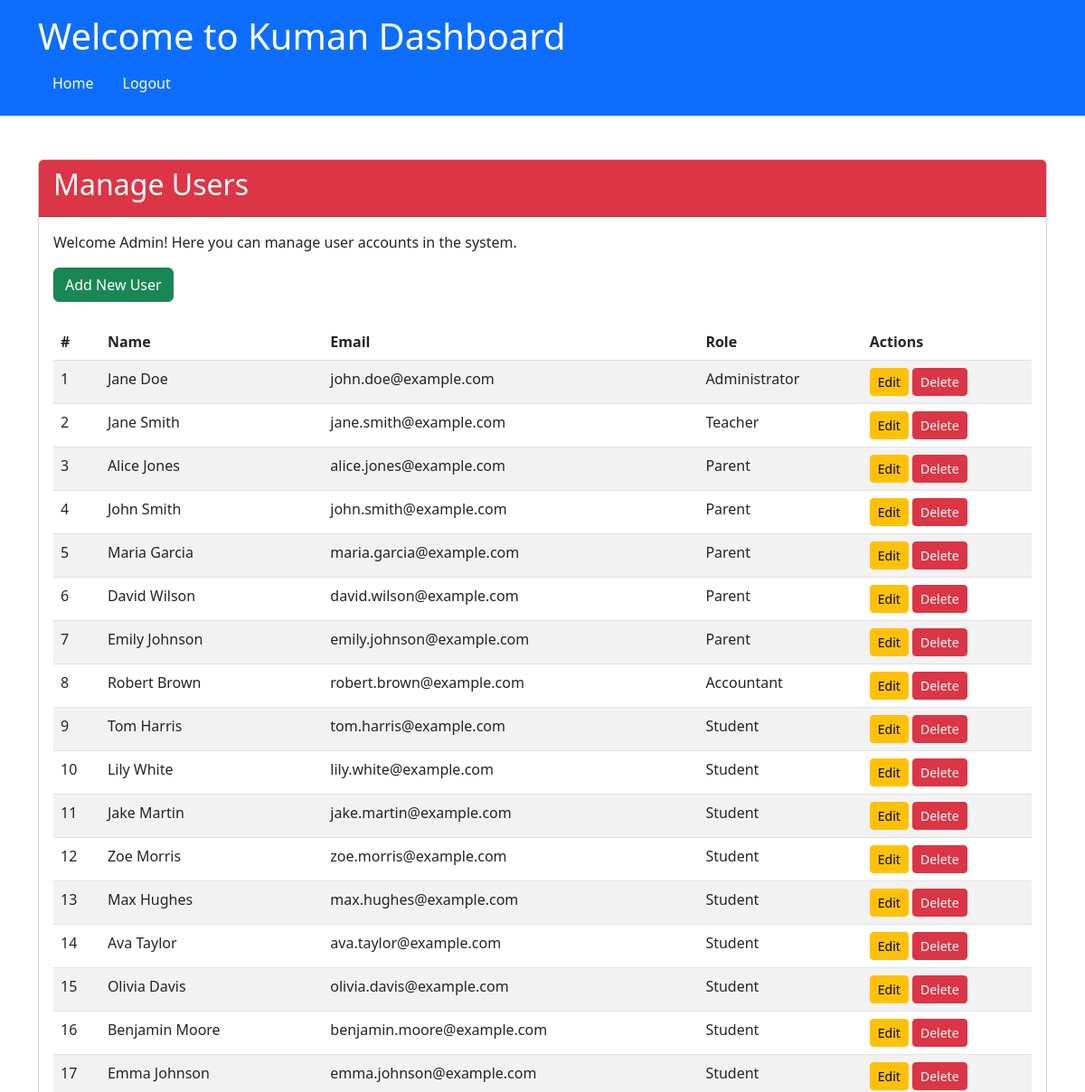
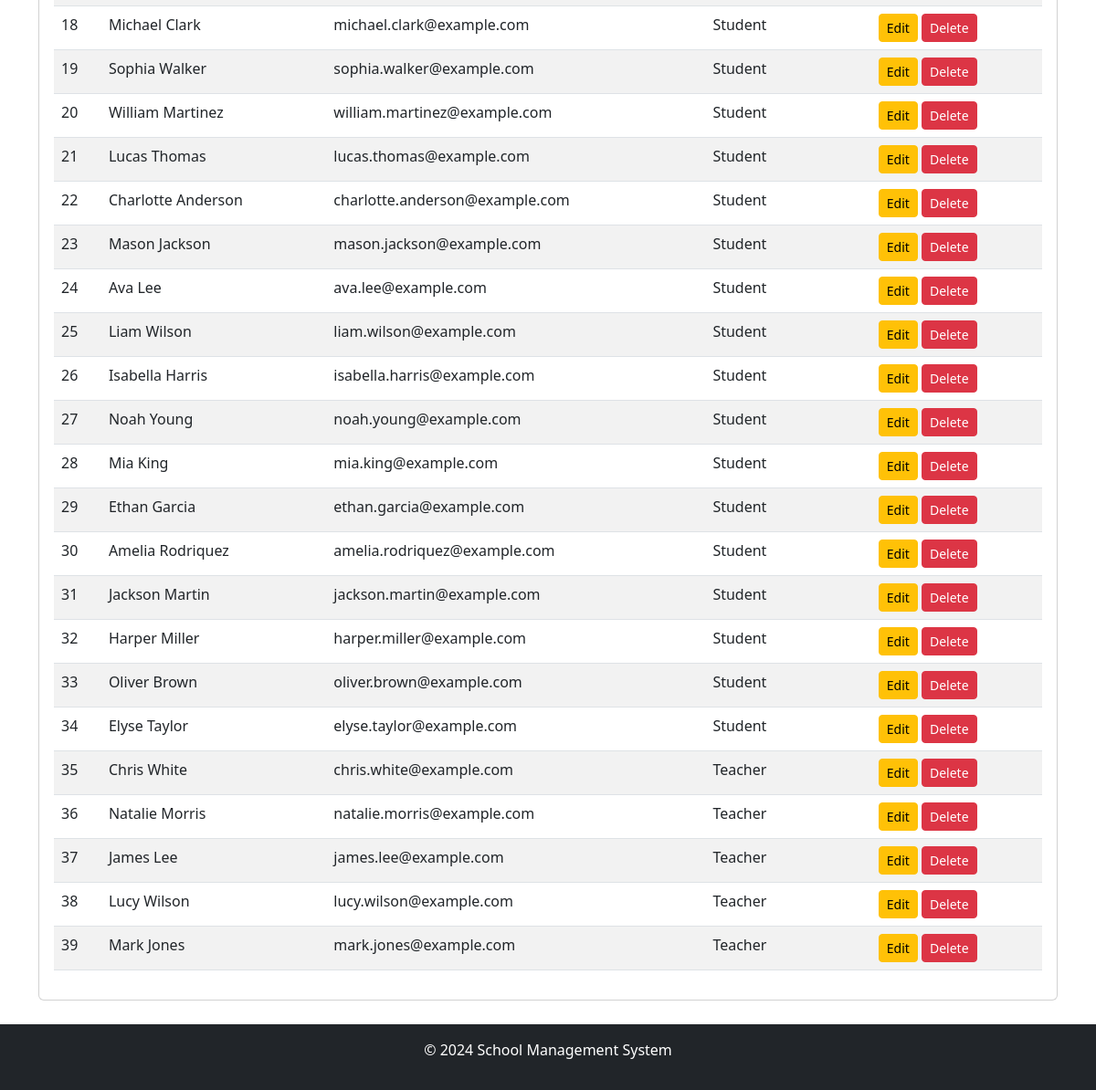
The page /admin/manage_users (signed in) on the database its author committed (2 pictures, top to bottom).
### app/models/models.py (models this page shows)
class Settings(db.Model):
    __tablename__ = 'Settings'
    setting_key = db.Column('SettingKey', db.String, primary_key=True)
    setting_value = db.Column('SettingValue', db.String)
    description = db.Column('Description', db.String, nullable=False)
    value_type = db.Column('ValueType', db.String, nullable=False)
    category = db.Column('Category', db.String, nullable=False)

class User(UserMixin, db.Model):
    __tablename__ = 'User'
    id = db.Column('Id', db.String, primary_key=True,
                   default=lambda: str(uuid.uuid4()))
    password = db.Column('Password', db.String, nullable=True)
    role_id = db.Column('RoleId', db.String, ForeignKey(
        'Role.Id', ondelete='SET NULL'))
    email = db.Column('Email', db.String, nullable=False)
    first_name = db.Column('FirstName', db.String, nullable=False)
    last_name = db.Column('LastName', db.String, nullable=False)
    date_of_birth = db.Column('DateOfBirth', db.Date, nullable=False)
    telegram_id = db.Column('TelegramId', db.String, nullable=True)
    role = relationship('Role', back_populates='users')
    parent_students = relationship(
        'ParentStudentRelation', foreign_keys='[ParentStudentRelation.parent_id]', back_populates='parent', cascade="all, delete-orphan")
    student_parents = relationship(
        'ParentStudentRelation', foreign_keys='[ParentStudentRelation.student_id]', back_populates='student', cascade="all, delete-orphan")
    class_assignments_as_teacher = relationship(
        'ClassAssignment', foreign_keys='ClassAssignment.teacher_id', back_populates='teacher')
    class_assignments_as_student = relationship(
        'ClassAssignment', foreign_keys='ClassAssignment.student_id', back_populates='student')
    student_fee_assignments = relationship(
        'StudentFeeAssignment', back_populates='student')

class Role(db.Model):
    __tablename__ = 'Role'
    id = db.Column('Id', db.String, primary_key=True,
                   default=lambda: str(uuid.uuid4()))
    role_name = db.Column('RoleName', db.String, nullable=False)
    users = relationship('User', back_populates='role')

### app/routes/admin_routes.py (the view)
@admin.route('/manage_users')
@login_required
@role_required('1')
def manage_users():
    users = User.query.all()  # Retrieve all users from the User table
    return render_template('admin/manage_users.html', users=users, app_name=app_name())

### app/__init__.py (called while the page is built)
@login_manager.user_loader
def load_user(user_id):
    from .models.models import User
    return User.query.get(user_id)

### app/routes/routes.py (called while the page is built)
def app_name():
    app_name = "School Management System"
    with current_app.app_context():
        setting = Settings.query.filter_by(setting_key='school_name').first()
        if setting and setting.setting_value:
            app_name = setting.setting_value
    return app_name

def role_required(*roles):
    def decorator(f):
        @wraps(f)
        def decorated_function(*args, **kwargs):
            if not current_user.is_authenticated or current_user.role_id not in roles:
                abort(403)  # Forbidden access if role does not match
            return f(*args, **kwargs)
        return decorated_function
    return decorator

### app/templates/admin/manage_users.html
{% extends "share/dashboard.html" %} {% block title %}Manage Users{% endblock %}
{% block card_header %}bg-danger{% endblock %} {% block card_title %}Manage
Users{% endblock %} {% block card_content %}
<p>Welcome Admin! Here you can manage user accounts in the system.</p>
<div class="mb-4">
	<a href="{{ url_for('admin.add_user') }}" class="btn btn-success"
		>Add New User</a
	>
</div>
<div class="table-responsive">
	<table class="table table-striped">
		<thead>
			<tr>
				<th>#</th>
				<th>Name</th>
				<th>Email</th>
				<th>Role</th>
				<th>Actions</th>
			</tr>
		</thead>
		<tbody>
			{% for user in users %}
			<tr>
				<td>{{ loop.index }}</td>
				<td>{{ user.first_name }} {{ user.last_name }}</td>
				<td>{{ user.email }}</td>
				<td>{{ user.role.role_name }}</td>
				<td>
					<a
						href="{{ url_for('admin.edit_user', user_id=user.id) }}"
						class="btn btn-warning btn-sm"
						>Edit</a
					>
					<form
						action="{{ url_for('admin.delete_user', user_id=user.id) }}"
						method="post"
						class="d-inline"
						onsubmit="return confirm('Are you sure you want to delete this user?');"
					>
						<button type="submit" class="btn btn-danger btn-sm">Delete</button>
					</form>
				</td>
			</tr>
			{% endfor %}
		</tbody>
	</table>
</div>
{% endblock %}

### app/templates/share/dashboard.html (shortened to what this page needs)
<!DOCTYPE html>
<html lang="en">
	<head>
		<link
			href="https://cdn.jsdelivr.net/npm/bootstrap@5.3.0-alpha1/dist/css/bootstrap.min.css"
			rel="stylesheet"
		/>
	</head>
	<body>
		<header class="bg-primary text-white p-3">
			<div class="container">
				<h1>Welcome to {{app_name}} Dashboard</h1>
				<nav>
					<ul class="nav">
						<li class="nav-item">
							<a
								class="nav-link text-white"
								href="{% if current_user.role_id == '1' %}
                                        {{ url_for('admin.dashboard') }}
                                      {% elif current_user.role_id == '2' %}
                                        {{ url_for('teacher.dashboard') }}
                                      {% elif current_user.role_id == '3' %}
                                        {{ url_for('parent.dashboard') }}
                                      {% elif current_user.role_id == '4' %}
                                        {{ url_for('accountant.dashboard') }}
                                      {% else %}
                                        {{ url_for('views.home') }}
                                      {% endif %}"
								>Home</a
							>
						</li>
						<li class="nav-item">
							<a class="nav-link text-white" href="{{ url_for('auth.logout') }}"
								>Logout</a
							>
						</li>
					</ul>
				</nav>
			</div>
		</header>
		<main class="container my-5" style="padding-bottom: 50px;">
			<div class="card">
				<div
					class="card-header text-white {% block card_header %}{% endblock %}"
				>
					<h2>{% block card_title %} {% endblock %}</h2>
				</div>
				<div class="card-body">{% block card_content %} {% endblock %}</div>
			</div>
		</main>
		<footer class="bg-dark text-white py-3 fixed-bottom footer">
			<div class="container text-center">
				<p>&copy; 2024 School Management System</p>
			</div>
		</footer>
	</body>
</html>

### rows shown on the page
Settings: SettingValue "Kuman"
User: first_name "Jane", last_name "Doe", email "john.doe@example.com", role.role_name "Administrator"
User: first_name "Jane", last_name "Smith", email "jane.smith@example.com", role.role_name "Teacher"
User: first_name "Alice", last_name "Jones", email "alice.jones@example.com", role.role_name "Parent"
User: first_name "John", last_name "Smith", email "john.smith@example.com", role.role_name "Parent"
User: first_name "Maria", last_name "Garcia", email "maria.garcia@example.com", role.role_name "Parent"
User: first_name "David", last_name "Wilson", email "david.wilson@example.com", role.role_name "Parent"
User: first_name "Emily", last_name "Johnson", email "emily.johnson@example.com", role.role_name "Parent"
User: first_name "Robert", last_name "Brown", email "robert.brown@example.com", role.role_name "Accountant"
User: first_name "Tom", last_name "Harris", email "tom.harris@example.com", role.role_name "Student"
User: first_name "Lily", last_name "White", email "lily.white@example.com", role.role_name "Student"
User: first_name "Jake", last_name "Martin", email "jake.martin@example.com", role.role_name "Student"
User: first_name "Zoe", last_name "Morris", email "zoe.morris@example.com", role.role_name "Student"
User: first_name "Max", last_name "Hughes", email "max.hughes@example.com", role.role_name "Student"
User: first_name "Ava", last_name "Taylor", email "ava.taylor@example.com", role.role_name "Student"
User: first_name "Olivia", last_name "Davis", email "olivia.davis@example.com", role.role_name "Student"
User: first_name "Benjamin", last_name "Moore", email "benjamin.moore@example.com", role.role_name "Student"
User: first_name "Emma", last_name "Johnson", email "emma.johnson@example.com", role.role_name "Student"
User: first_name "Michael", last_name "Clark", email "michael.clark@example.com", role.role_name "Student"
User: first_name "Sophia", last_name "Walker", email "sophia.walker@example.com", role.role_name "Student"
User: first_name "William", last_name "Martinez", email "william.martinez@example.com", role.role_name "Student"
User: first_name "Lucas", last_name "Thomas", email "lucas.thomas@example.com", role.role_name "Student"
User: first_name "Charlotte", last_name "Anderson", email "charlotte.anderson@example.com", role.role_name "Student"
User: first_name "Mason", last_name "Jackson", email "mason.jackson@example.com", role.role_name "Student"
User: first_name "Ava", last_name "Lee", email "ava.lee@example.com", role.role_name "Student"
User: first_name "Liam", last_name "Wilson", email "liam.wilson@example.com", role.role_name "Student"
User: first_name "Isabella", last_name "Harris", email "isabella.harris@example.com", role.role_name "Student"
User: first_name "Noah", last_name "Young", email "noah.young@example.com", role.role_name "Student"
User: first_name "Mia", last_name "King", email "mia.king@example.com", role.role_name "Student"
User: first_name "Ethan", last_name "Garcia", email "ethan.garcia@example.com", role.role_name "Student"
User: first_name "Amelia", last_name "Rodriquez", email "amelia.rodriquez@example.com", role.role_name "Student"
User: first_name "Jackson", last_name "Martin", email "jackson.martin@example.com", role.role_name "Student"
User: first_name "Harper", last_name "Miller", email "harper.miller@example.com", role.role_name "Student"
User: first_name "Oliver", last_name "Brown", email "oliver.brown@example.com", role.role_name "Student"
User: first_name "Elyse", last_name "Taylor", email "elyse.taylor@example.com", role.role_name "Student"
User: first_name "Chris", last_name "White", email "chris.white@example.com", role.role_name "Teacher"
User: first_name "Natalie", last_name "Morris", email "natalie.morris@example.com", role.role_name "Teacher"
User: first_name "James", last_name "Lee", email "james.lee@example.com", role.role_name "Teacher"
User: first_name "Lucy", last_name "Wilson", email "lucy.wilson@example.com", role.role_name "Teacher"
User: first_name "Mark", last_name "Jones", email "mark.jones@example.com", role.role_name "Teacher"
